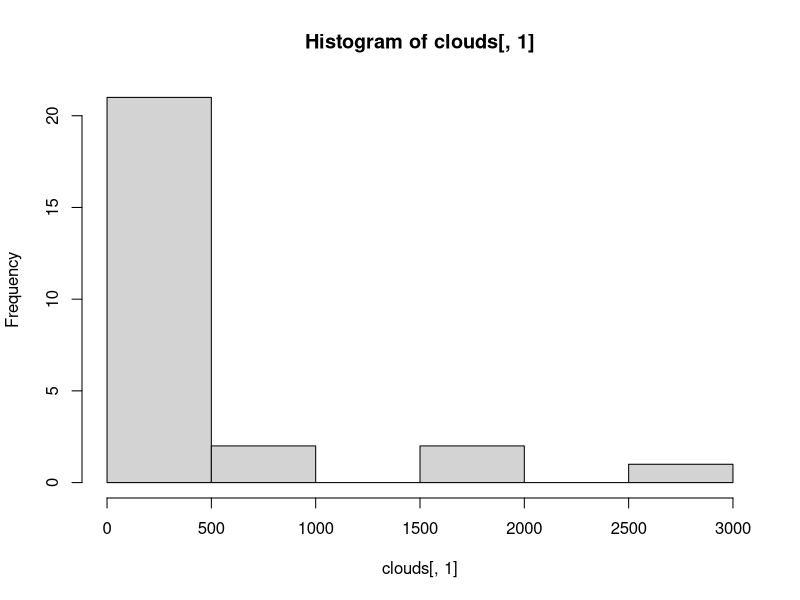
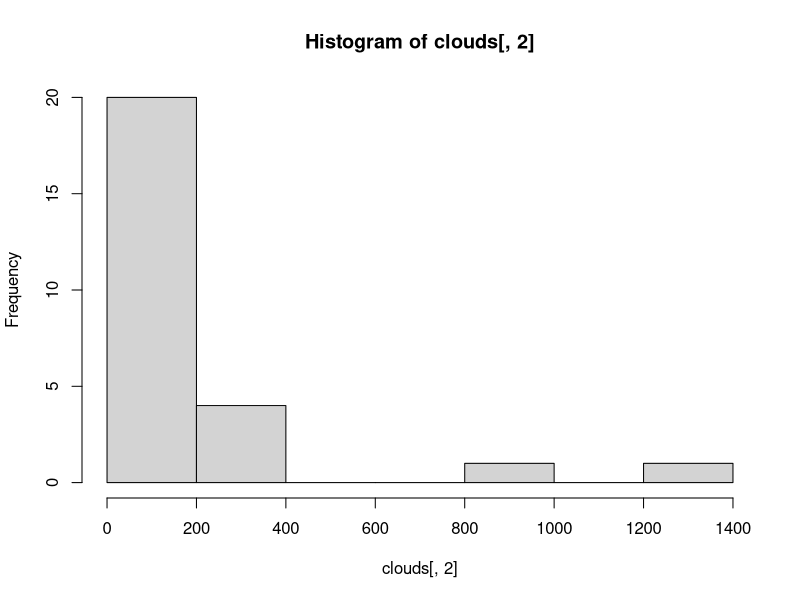
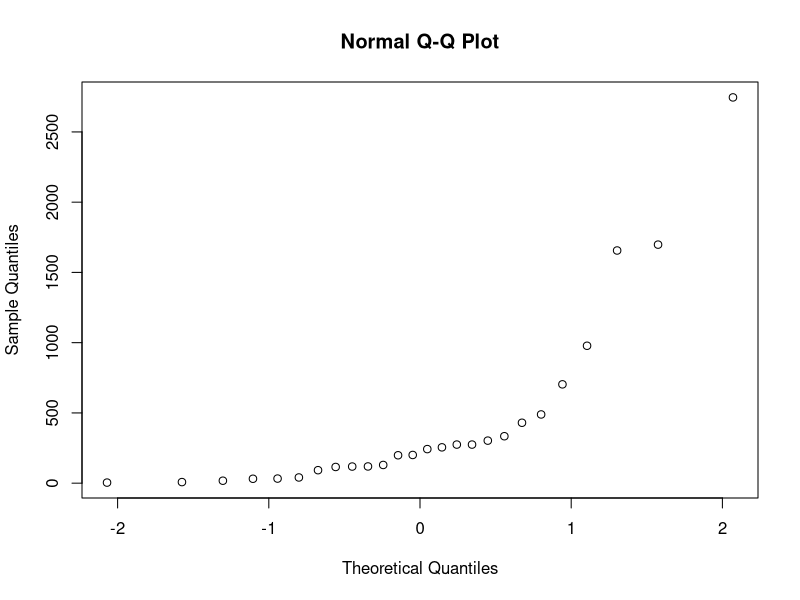
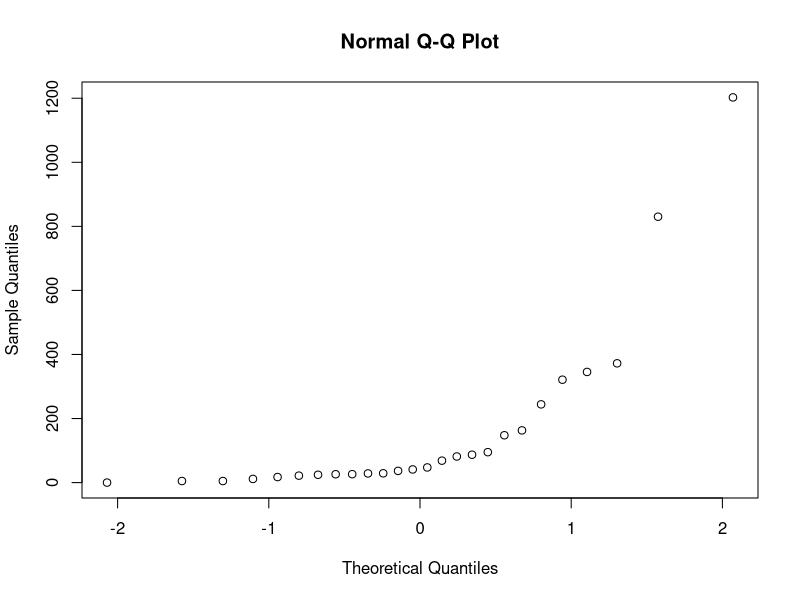
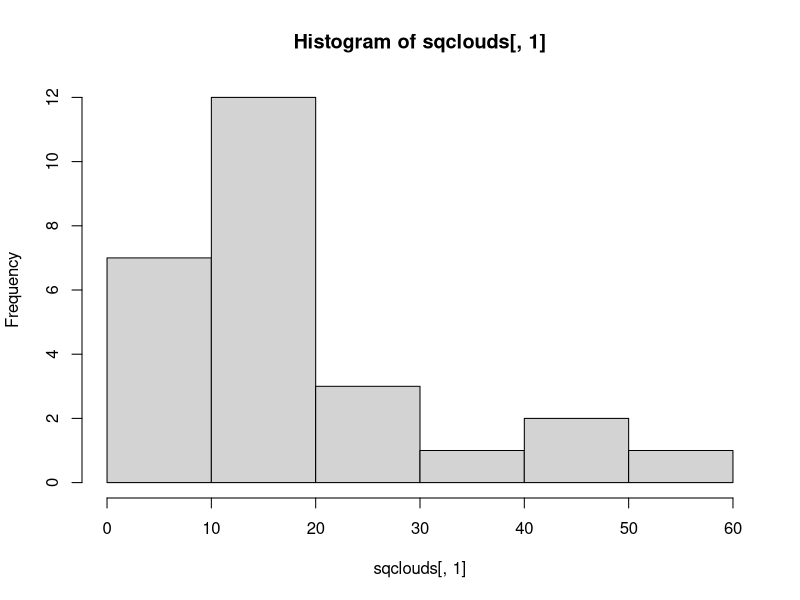
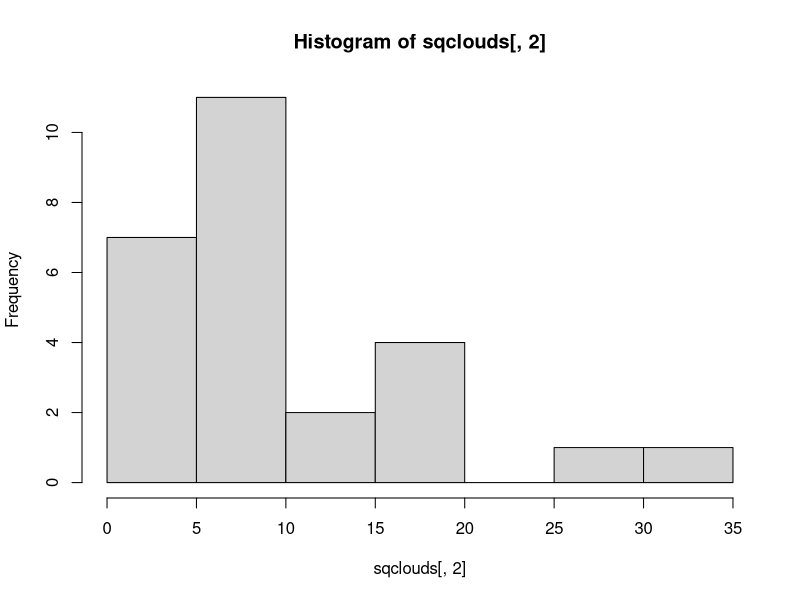
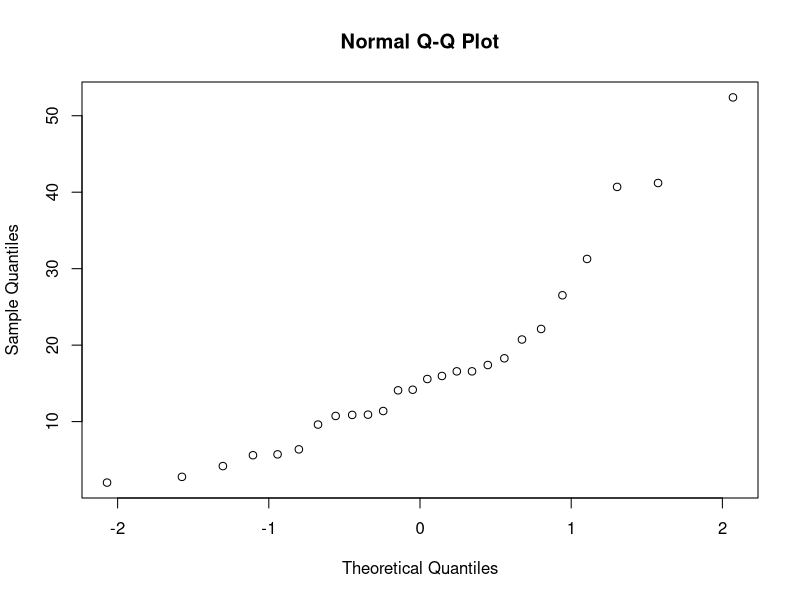
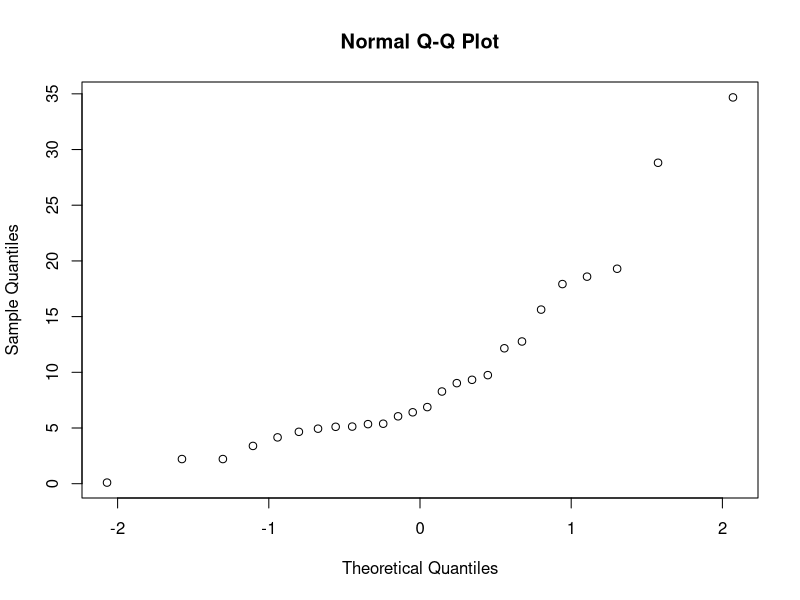

Recreate these plots in R, in order.
#2.1
clouds = read.table("clouds.txt", header=T)
len = length(clouds[,1])
nrml = rnorm(len)

#Histograms,boxplots,qqplots to see if data is normal
hist(clouds[,1])
hist(clouds[,2])
qqnorm(clouds[,1])
qqnorm(clouds[,2])
#These graphs should show the data is not normal

#Two sample t-test 
t.test(clouds[ ,1],clouds[ ,2])
#Mann-Whitney test
wilcox.test(clouds[ ,1],clouds[ ,2])
#Kolmogorov-Smirnov test
ks.test(clouds[,1],clouds[,2])

#2.2
sqclouds = sqrt(clouds)

#Histograms,boxplots,qqplots to see if data is normal
hist(sqclouds[,1])
hist(sqclouds[,2])
qqnorm(sqclouds[,1])
qqnorm(sqclouds[,2])
#These graphs should show the data is not normal

#Two sample t-test 
t.test(sqclouds[ ,1],sqclouds[ ,2])
#Mann-Whitney test
wilcox.test(sqclouds[ ,1],sqclouds[ ,2])
#Kolmogorov-Smirnov test
ks.test(sqclouds[,1],sqclouds[,2])

#2.3
sq2clouds = sqrt(sqclouds)

#Histograms,boxplots,qqplots to see if data is normal
hist(sq2clouds[,1])
hist(sq2clouds[,2])
qqnorm(sq2clouds[,1])
qqnorm(sq2clouds[,2])
#These graphs should show the data is not normal

#Two sample t-test
t.test(sq2clouds[ ,1],sq2clouds[ ,2])
#Mann-Whitney test
wilcox.test(sq2clouds[ ,1],sq2clouds[ ,2])
#Kolmogorov-Smirnov test
ks.test(sq2clouds[,1],sq2clouds[,2])

hist(nrml, prob=TRUE)
curve(dnorm(x,mean=mean(nrml),sd=sd(nrml)), add=TRUE)
qqnorm(nrml)